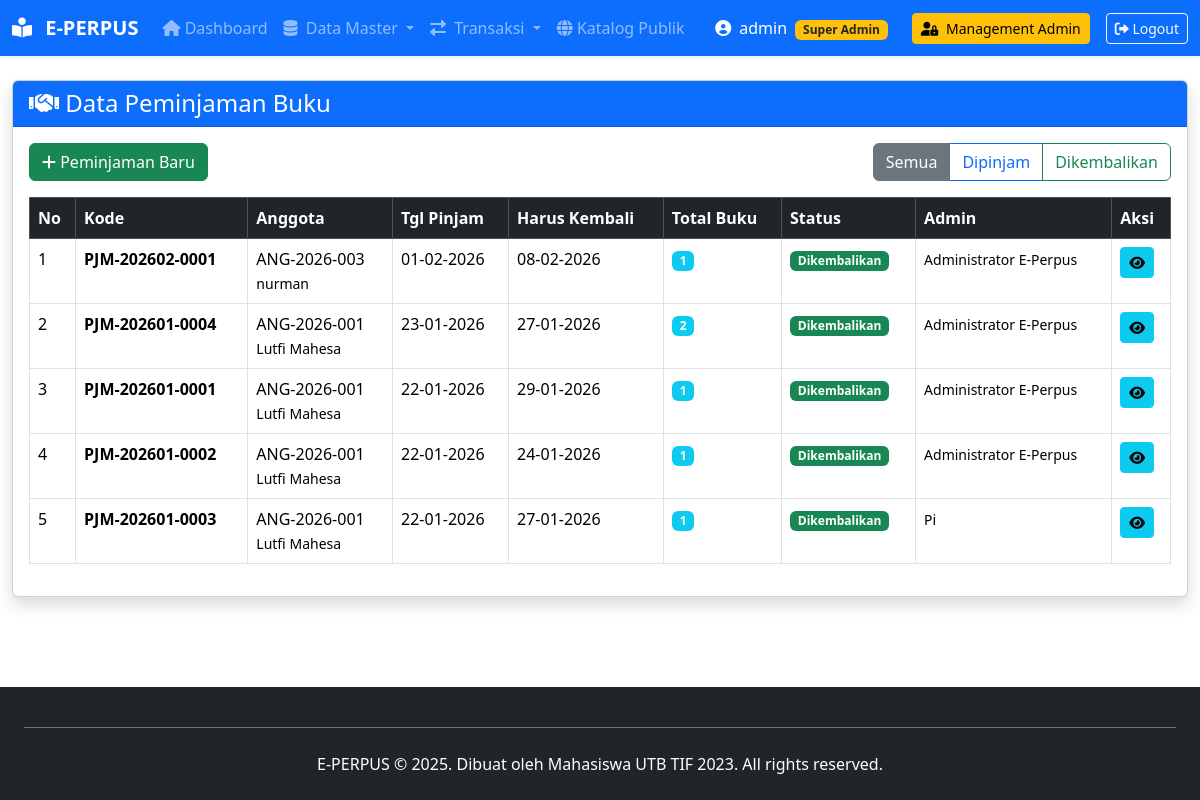
Page /index.php?page=peminjaman/index (signed in) on the committed database.
### tables this page shows
CREATE TABLE `peminjaman` (
  `id_peminjaman` int(11) NOT NULL,
  `kode_peminjaman` varchar(20) NOT NULL,
  `id_anggota` int(11) NOT NULL,
  `id_admin` int(11) NOT NULL COMMENT 'Admin yang memproses',
  `tanggal_pinjam` date NOT NULL,
  `tanggal_harus_kembali` date NOT NULL,
  `tanggal_kembali` date DEFAULT NULL,
  `durasi_hari` int(3) NOT NULL DEFAULT 7 COMMENT 'Durasi peminjaman',
  `status_pinjam` enum('dipinjam','dikembalikan','terlambat') DEFAULT 'dipinjam',
  `total_buku` int(3) NOT NULL DEFAULT 0,
  `catatan_pinjam` text DEFAULT NULL,
  `created_at` timestamp NOT NULL DEFAULT current_timestamp(),
  `updated_at` timestamp NOT NULL DEFAULT current_timestamp() ON UPDATE current_timestamp()
);

CREATE TABLE `anggota` (
  `id_anggota` int(11) NOT NULL,
  `no_anggota` varchar(20) NOT NULL COMMENT 'Nomor ID anggota',
  `nik` varchar(16) DEFAULT NULL COMMENT 'NIK KTP',
  `nama_lengkap` varchar(100) NOT NULL,
  `jenis_kelamin` enum('L','P') NOT NULL,
  `tempat_lahir` varchar(50) DEFAULT NULL,
  `tanggal_lahir` date DEFAULT NULL,
  `alamat` text NOT NULL,
  `kelurahan` varchar(50) DEFAULT NULL,
  `kecamatan` varchar(50) DEFAULT NULL,
  `kota` varchar(50) DEFAULT 'Subang',
  `kode_pos` varchar(5) DEFAULT NULL,
  `no_hp` varchar(15) NOT NULL,
  `email` varchar(100) DEFAULT NULL,
  `username` varchar(50) NOT NULL,
  `password` varchar(255) NOT NULL,
  `foto_profil` varchar(100) DEFAULT 'default_user.png',
  `pekerjaan` varchar(50) DEFAULT 'Pelajar/Mahasiswa',
  `instansi` varchar(100) DEFAULT NULL,
  `status_anggota` enum('aktif','nonaktif','suspended') DEFAULT 'aktif',
  `tanggal_daftar` date NOT NULL,
  `tanggal_expired` date NOT NULL COMMENT 'Masa aktif keanggotaan',
  `total_pinjam` int(11) DEFAULT 0,
  `denda_aktif` int(11) DEFAULT 0,
  `created_at` timestamp NOT NULL DEFAULT current_timestamp(),
  `updated_at` timestamp NOT NULL DEFAULT current_timestamp() ON UPDATE current_timestamp()
);

### src/controllers/PeminjamanController.php (called while the page is built, shortened)
<?php
require_once ROOT_PATH . 'src/models/PeminjamanModel.php';
class PeminjamanController {
    private $model;
    public function __construct() {
        $db = (new Database())->getConnection();
        $this->model = new PeminjamanModel($db);
    }
    public function index() {
        $status = $_GET['status'] ?? '';
        if ($status) {
            $stmt = $this->model->filterByStatus($status);
        } else {
            $stmt = $this->model->readAll();
        }
        $data_peminjaman = $stmt->fetchAll(PDO::FETCH_ASSOC);
        require_once ROOT_PATH . 'src/views/peminjaman/index.php';
    }
}
?>

### src/models/PeminjamanModel.php (called while the page is built, shortened)
<?php
class PeminjamanModel {
    private $conn;
    private $table = "peminjaman";
    public function __construct($db) {
        $this->conn = $db;
    }
    public function readAll() {
        $query = "SELECT p.*, a.nama_lengkap, a.no_anggota, adm.nama_lengkap as admin_nama
                FROM {$this->table} p
                JOIN anggota a ON p.id_anggota = a.id_anggota
                JOIN admin adm ON p.id_admin = adm.id_admin
                ORDER BY p.tanggal_pinjam DESC";
        $stmt = $this->conn->prepare($query);
        $stmt->execute();
        return $stmt;
    }
}
?>

### src/views/peminjaman/index.php (the view, shortened to what this page needs)
<?php include(ROOT_PATH . 'src/views/layouts/header.php'); ?>
<div class="container-fluid mt-4">
    <div class="card shadow">
        <div class="card-header bg-primary text-white">
            <h4 class="mb-0"><i class="fas fa-handshake"></i> Data Peminjaman Buku</h4>
        </div>
        <div class="card-body">
            <div class="d-flex justify-content-between mb-3">
                <div>
                    <a href="index.php?page=peminjaman/create" class="btn btn-success">
                        <i class="fas fa-plus"></i> Peminjaman Baru
                    </a>
                </div>
                <div class="btn-group">
                    <a href="index.php?page=peminjaman/index" class="btn btn-outline-secondary <?= empty($_GET['status']) ? 'active' : '' ?>">
                        Semua
                    </a>
                    <a href="index.php?page=peminjaman/index&status=dipinjam" class="btn btn-outline-primary <?= ($_GET['status'] ?? '') == 'dipinjam' ? 'active' : '' ?>">
                        Dipinjam
                    </a>
                    <a href="index.php?page=peminjaman/index&status=dikembalikan" class="btn btn-outline-success <?= ($_GET['status'] ?? '') == 'dikembalikan' ? 'active' : '' ?>">
                        Dikembalikan
                    </a>
                </div>
            </div>
            <div class="table-responsive">
                <table class="table table-bordered table-hover">
                    <thead class="table-dark">
                        <tr>
                            <th>No</th>
                            <th>Kode</th>
                            <th>Anggota</th>
                            <th>Tgl Pinjam</th>
                            <th>Harus Kembali</th>
                            <th>Total Buku</th>
                            <th>Status</th>
                            <th>Admin</th>
                            <th>Aksi</th>
                        </tr>
                    </thead>
                    <tbody>
                        <?php if (!empty($data_peminjaman)): ?>
                            <?php $no = 1; foreach ($data_peminjaman as $pjm): ?>
                                <tr>
                                    <td><?= $no++ ?></td>
                                    <td><strong><?= htmlspecialchars($pjm['kode_peminjaman']) ?></strong></td>
                                    <td>
                                        <?= htmlspecialchars($pjm['no_anggota']) ?><br>
                                        <small><?= htmlspecialchars($pjm['nama_lengkap']) ?></small>
                                    </td>
                                    <td><?= date('d-m-Y', strtotime($pjm['tanggal_pinjam'])) ?></td>
                                    <td><?= date('d-m-Y', strtotime($pjm['tanggal_harus_kembali'])) ?></td>
                                    <td><span class="badge bg-info"><?= $pjm['total_buku'] ?></span></td>
                                    <td>
                                        <?php if ($pjm['status_pinjam'] == 'dipinjam'): ?>
                                            <span class="badge bg-warning">Dipinjam</span>
                                        <?php elseif ($pjm['status_pinjam'] == 'dikembalikan'): ?>
                                            <span class="badge bg-success">Dikembalikan</span>
                                        <?php else: ?>
                                            <span class="badge bg-danger">Terlambat</span>
                                        <?php endif; ?>
                                    </td>
                                    <td><small><?= htmlspecialchars($pjm['admin_nama']) ?></small></td>
                                    <td>
                                        <a href="index.php?page=pengembalian/index&kode=<?= $pjm['kode_peminjaman'] ?>"
                                           class="btn btn-sm btn-info">
                                            <i class="fas fa-eye"></i>
                                        </a>
                                    </td>
                                </tr>
                            <?php endforeach; ?>
                        <?php else: ?>
                            <tr><td colspan="9" class="text-center">Tidak ada data peminjaman.</td></tr>
                        <?php endif; ?>
                    </tbody>
                </table>
            </div>
        </div>
    </div>
</div>
<?php include(ROOT_PATH . 'src/views/layouts/footer.php'); ?>

### rows in the picture
peminjaman: kode_peminjaman "PJM-202602-0001", id_anggota.no_anggota "ANG-2026-003", id_anggota.nama_lengkap "nurman", tanggal_pinjam "01-02-2026", tanggal_harus_kembali "08-02-2026", total_buku "1", status_pinjam "Dikembalikan", id_admin.nama_lengkap "Administrator E-Perpus"
peminjaman: kode_peminjaman "PJM-202601-0004", id_anggota.no_anggota "ANG-2026-001", id_anggota.nama_lengkap "Lutfi Mahesa", tanggal_pinjam "23-01-2026", tanggal_harus_kembali "27-01-2026", total_buku "2", status_pinjam "Dikembalikan", id_admin.nama_lengkap "Administrator E-Perpus"
peminjaman: kode_peminjaman "PJM-202601-0001", id_anggota.no_anggota "ANG-2026-001", id_anggota.nama_lengkap "Lutfi Mahesa", tanggal_pinjam "22-01-2026", tanggal_harus_kembali "29-01-2026", total_buku "1", status_pinjam "Dikembalikan", id_admin.nama_lengkap "Administrator E-Perpus"
peminjaman: kode_peminjaman "PJM-202601-0002", id_anggota.no_anggota "ANG-2026-001", id_anggota.nama_lengkap "Lutfi Mahesa", tanggal_pinjam "22-01-2026", tanggal_harus_kembali "24-01-2026", total_buku "1", status_pinjam "Dikembalikan", id_admin.nama_lengkap "Administrator E-Perpus"
peminjaman: kode_peminjaman "PJM-202601-0003", id_anggota.no_anggota "ANG-2026-001", id_anggota.nama_lengkap "Lutfi Mahesa", tanggal_pinjam "22-01-2026", tanggal_harus_kembali "27-01-2026", total_buku "1", status_pinjam "Dikembalikan", id_admin.nama_lengkap "Pi"

### other values in the picture
$_SESSION['username'] "admin"
